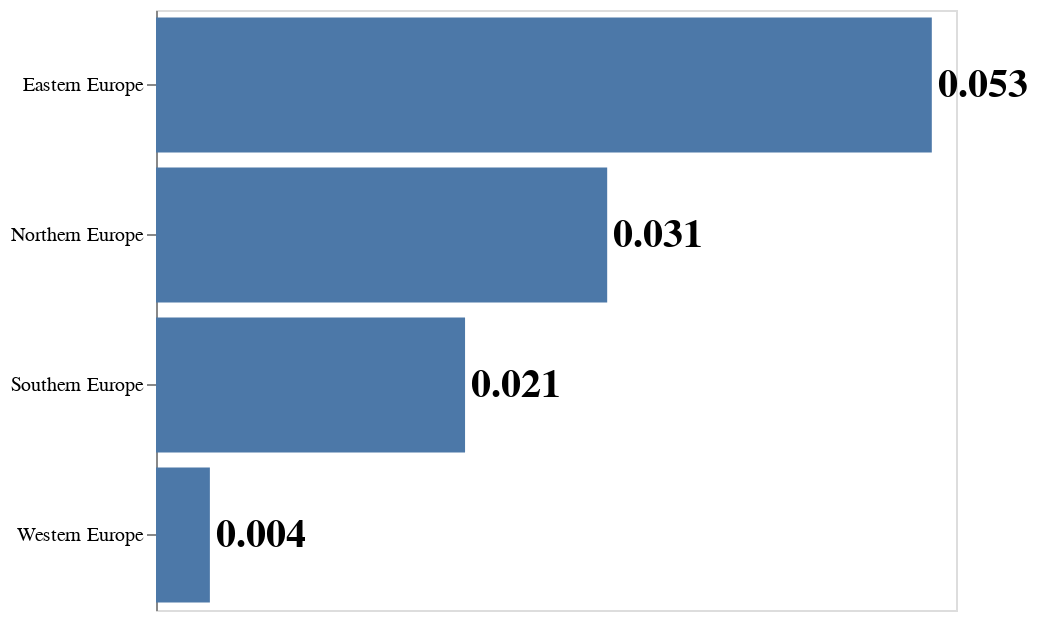

The notebook cell this image was saved under:
### Markdown cell above
Remove axes

### Code cell
bars = alt.Chart(df).mark_bar().encode(
    x=alt.X('avg_value:Q', axis=None),
    y=alt.Y('Region:N', title='')
).transform_aggregate(
   avg_value = 'average(2020_2019)', groupby = ['Region']
)

text = bars.mark_text(
    align='left',
    baseline='middle',
    dx=3,
    fontStyle='bold',
    fontSize=20
).encode(
    text=alt.Text('avg_value:Q', format=",.3f")
)

final_bar = (bars + text).properties(
     height = 300
)
final_bar.save('no_axis_bar_chart.png')
final_bar

### Figure 1 — Vega-Lite specification as saved in the notebook (floating-point values rounded to 4 significant figures)
{"config": {"view": {"continuousWidth": 400, "continuousHeight": 300}}, "layer": [{"mark": "bar", "encoding": {"x": {"type": "quantitative", "axis": null, "field": "avg_value"}, "y": {"type": "nominal", "field": "Region", "title": ""}}, "transform": [{"aggregate": [{"op": "average", "field": "2020_2019", "as": "avg_value"}], "groupby": ["Region"]}]}, {"mark": {"type": "text", "align": "left", "baseline": "middle", "dx": 3, "fontSize": 20, "fontStyle": "bold"}, "encoding": {"text": {"type": "quantitative", "field": "avg_value", "format": ",.3f"}, "x": {"type": "quantitative", "axis": null, "field": "avg_value"}, "y": {"type": "nominal", "field": "Region", "title": ""}}, "transform": [{"aggregate": [{"op": "average", "field": "2020_2019", "as": "avg_value"}], "groupby": ["Region"]}]}], "data": {"name": "data-02e83fd408885510e27a542a78bae3e9"}, "height": 300, "$schema": "https://vega.github.io/schema/vega-lite/v4.8.1.json", "datasets": {"data-02e83fd408885510e27a542a78bae3e9": [{"Country": "Denmark", "2019": 61170.0, "2020": 60940.0, "Region": "Northern Europe", "2020_2019": 0.00376}, {"Country": "Germany", "2019": 778100.0, "2020": 773100.0, "Region": "Western Europe", "2020_2019": 0.006357}, {"Country": "Estonia", "2019": 14100.0, "2020": 13210.0, "Region": "Northern Europe", "2020_2019": 0.06313}, {"Country": "Ireland", "2019": 59290.0, "2020": 55960.0, "Region": "Northern Europe", "2020_2019": 0.05617}, {"Country": "Greece", "2019": 83760.0, "2020": 84620.0, "Region": "Southern Europe", "2020_2019": -0.01029}, {"Country": "Spain", "2019": 358700.0, "2020": 338400.0, "Region": "Southern Europe", "2020_2019": 0.05662}, {"Country": "France", "2019": 754000.0, "2020": 736600.0, "Region": "Western Europe", "2020_2019": 0.02314}, {"Country": "Croatia", "2019": 36140.0, "2020": 35840.0, "Region": "Southern Europe", "2020_2019": 0.008025}, {"Country": "Italy", "2019": 420100.0, "2020": 404100.0, "Region": "Southern Europe", "2020_2019": 0.03804}, {"Country": "Cyprus", "2019": 9548.0, "2020": 9860.0, "Region": "Southern Europe", "2020_2019": -0.03268}, {"Country": "Latvia", "2019": 18790.0, "2020": 17550.0, "Region": "Northern Europe", "2020_2019": 0.06569}, {"Country": "Lithuania", "2019": 27390.0, "2020": 25140.0, "Region": "Northern Europe", "2020_2019": 0.0821}, {"Country": "Luxembourg", "2019": 6230.0, "2020": 6459.0, "Region": "Western Europe", "2020_2019": -0.03676}, {"Country": "Hungary", "2019": 93100.0, "2020": 93810.0, "Region": "Eastern Europe", "2020_2019": -0.007594}, {"Country": "Malta", "2019": 4350.0, "2020": 4414.0, "Region": "Southern Europe", "2020_2019": -0.01471}, {"Country": "Netherlands", "2019": 169700.0, "2020": 168700.0, "Region": "Western Europe", "2020_2019": 0.005888}, {"Country": "Austria", "2019": 84950.0, "2020": 83600.0, "Region": "Western Europe", "2020_2019": 0.01588}, {"Country": "Poland", "2019": 375000.0, "2020": 355300.0, "Region": "Eastern Europe", "2020_2019": 0.05239}, {"Country": "Portugal", "2019": 86580.0, "2020": 84430.0, "Region": "Southern Europe", "2020_2019": 0.02487}, {"Country": "Romania", "2019": 199700.0, "2020": 176800.0, "Region": "Eastern Europe", "2020_2019": 0.1149}, {"Country": "Slovenia", "2019": 19330.0, "2020": 18770.0, "Region": "Southern Europe", "2020_2019": 0.02903}, {"Country": "Slovakia", "2019": 57050.0, "2020": 56650.0, "Region": "Eastern Europe", "2020_2019": 0.007081}, {"Country": "Finland", "2019": 45610.0, "2020": 46460.0, "Region": "Northern Europe", "2020_2019": -0.01864}, {"Country": "Sweden", "2019": 114500.0, "2020": 113100.0, "Region": "Northern Europe", "2020_2019": 0.01263}, {"Country": "Iceland", "2019": 4452.0, "2020": 4512.0, "Region": "Northern Europe", "2020_2019": -0.01348}, {"Country": "Liechtenstein", "2019": 356.0, "2020": 353.0, "Region": "Western Europe", "2020_2019": 0.008427}, {"Country": "Norway", "2019": 54500.0, "2020": 52980.0, "Region": "Northern Europe", "2020_2019": 0.02782}, {"Country": "Switzerland", "2019": 86170.0, "2020": 85910.0, "Region": "Western Europe", "2020_2019": 0.002994}, {"Country": "Montenegro", "2019": 7223.0, "2020": 7097.0, "Region": "Southern Europe", "2020_2019": 0.01744}, {"Country": "North Macedonia", "2019": 19840.0, "2020": 19030.0, "Region": "Southern Europe", "2020_2019": 0.04102}, {"Country": "Albania", "2019": 28560.0, "2020": 28080.0, "Region": "Southern Europe", "2020_2019": 0.01702}, {"Country": "Serbia", "2019": 64400.0, "2020": 61690.0, "Region": "Southern Europe", "2020_2019": 0.04203}, {"Country": "Turkey", "2019": 1184000.0, "2020": 1113000.0, "Region": "Southern Europe", "2020_2019": 0.05981}, {"Country": "Ukraine", "2019": 308800.0, "2020": 293500.0, "Region": "Eastern Europe", "2020_2019": 0.04974}, {"Country": "Azerbaijan", "2019": 141200.0, "2020": 126600.0, "Region": "Eastern Europe", "2020_2019": 0.1035}]}}
